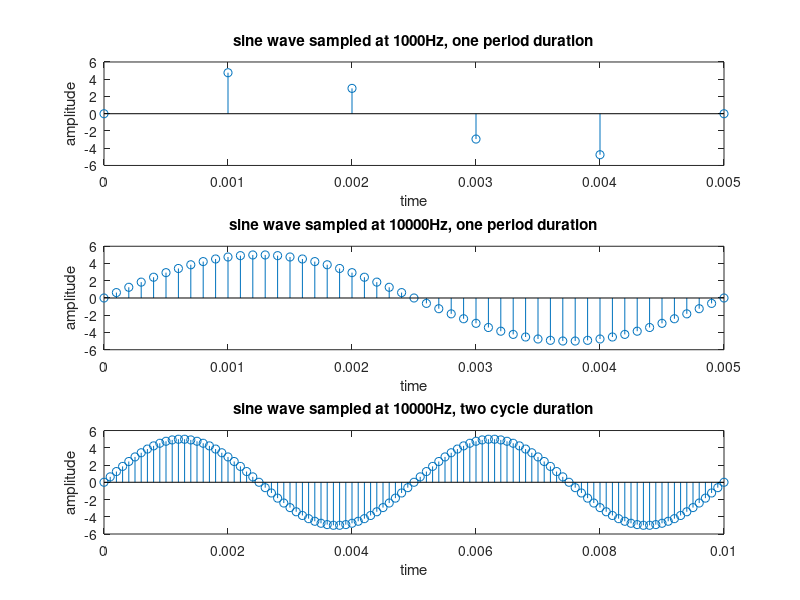

Write the MATLAB code that produced this figure.
clc; close all;
Fs = 1000;
f = 200;
t = 0:1/Fs:(1/f);
x = 5*sin(2*pi*f*t);
subplot(3,1,1); stem(t,x);
title('sine wave sampled at 1000Hz, one period duration');
ylabel('amplitude'); xlabel('time');
Fs1 = 10000;
t = 0:1/Fs1:(1/f);
x1 = 5*sin(2*pi*f*t);
subplot(3,1,2); stem(t,x1);
title('sine wave sampled at 10000Hz, one period duration');
ylabel('amplitude'); xlabel('time');
t = 0:1/Fs1:(2/f);
x2 = 5*sin(2*pi*f*t);
subplot(3,1,3); stem(t,x2);
title('sine wave sampled at 10000Hz, two cycle duration');
ylabel('amplitude'); xlabel('time');
